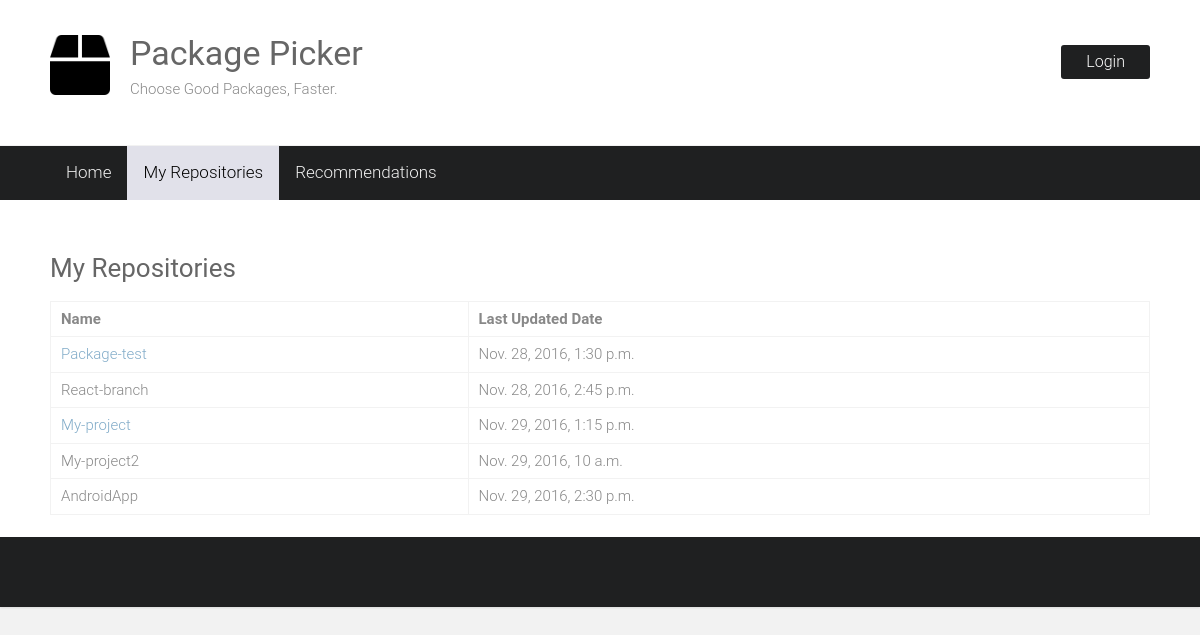
Screenshot of /myrepositories/ with the database file from the repository.
### repositories/models.py (models this page shows)
class Repository(models.Model):
    name = models.CharField(max_length=50)
    updated_date = models.DateTimeField()
    dependencies = models.ManyToManyField('Dependency', blank=True)

### repositories/views.py (the view)
# urls.py: url(r'^myrepositories/', views.my_repositories, name='my_repositories'),
def my_repositories(request):
    repositories = Repository.objects.all()
    return render(request, 'my_repositories.html', {'repositories': repositories})

### repositories/templates/my_repositories.html
{% extends "base.html" %}
{% block content %}
<div>
  <div class="menunav">
      <div class="inner-wrap">
          <a href="/">Home</a>
          <a class="active" href="/myrepositories">My Repositories</a>
          <a href="/recommendations">Recommendations</a>
      </div>
  </div>
  <div class="main-wrapper">
      <div class="single-page clearfix">
          <div class="inner-wrap">
              <h3>My Repositories</h3>
              <div>
                  <table>
                      <tr>
                          <th>Name</th>
                          <th>Last Updated Date</th>
                      </tr>
                  {% for repository in repositories %}
                      <tr>
                      {% if repository.dependencies.all %}
                          <td><a href="{% url 'repository_detail' repository.id %}">
                              {{ repository.name|capfirst }}
                          </a>
                          </td>
                          <td>{{ repository.updated_date }}</td>
                      {% else %}
                          <td>{{ repository.name|capfirst }}</td>
                          <td>{{ repository.updated_date }}</td>
                      {% endif %}
                  {% endfor %}
                  </table>
              </div>
          </div>
      </div>
</div>
{% endblock %}

### repositories/templates/base.html (shortened to what this page needs)
{% load static %}
<html lang="en-US">
    <head>
        <link rel="stylesheet" id="ample-style-css" href="{% static 'style.css' %}" type="text/css" media="all">
    </head>
    <body class="wide">
        <div id="page" class="hfeed site">
            <header>
                <div class="header">
                    <div class="main-head-wrap inner-wrap clearfix">
                        <div id="header-logo-image">
                            <a href="/">
                                <img src="{% static 'images/logo.png' %}" alt="Package Picker">
                            </a>
                        </div>
                        <div id="header-text" class="">
                            <h1 id="site-title">
                                <a href="/" title="Package Picker" rel="home">Package Picker</a>
                            </h1>
                            <p>Choose Good Packages, Faster.</p>
                        </div>
                        <div>
                            <button type="button" onclick="location.href='https://google.com'" style="float: right; margin-top: 15px;">Login</button>
                        </div>
                    </div>
                </div>
            </header>
            <div class="main-wrapper">
            {% block content %}
            {% endblock %}
            </div>
            <footer id="colophon">
            </footer>
        </div>
    </body>
</html>

### static/style.css (style rules this page uses)
html, body, div, span, applet, object, iframe, h1, h2, h3, h4, h5, h6, p, blockquote, pre, a, abbr, acronym, address, big, cite, code, del, dfn, em, font, ins, kbd, q, s, samp, small, strike, strong, sub, sup, tt, var, dl, dt, dd, ol, ul, li, fieldset, form, label, legend, table, caption, tbody, tfoot, thead, tr, th, td { border: 0; font: inherit; font-size: 100%; font-style: inherit; font-weight: inherit; margin: 0; outline: 0; padding: 0; vertical-align: baseline; }
html { overflow-y: scroll; -webkit-text-size-adjust: 100%; -ms-text-size-adjust: 100%; }
article, aside, details, figcaption, figure, footer, header, main, nav, section { display: block; }
h1, h2, h3, h4, h5, h6 { color: #666666; line-height: 1.4; padding-bottom: 15px; font-weight: normal; }
h1 { font-size: 30px; }
h3 { font-size: 26px; }
body, button, input, select, textarea { color: #888888; font-size: 15px; line-height: 1.5; font-family: 'Roboto', sans-serif; font-weight: 300; }
p { color: #888888; font-size: 15px; line-height: 1.5; margin-bottom: 15px; font-weight: 300; }
table { border-collapse: collapse; border-spacing: 0; margin: 0 0 1.5em; width: 100%; }
th { font-weight: bold; }
th, td { border: 1px solid #f2f2f2; padding: 6px 10px; }
caption, th, td { text-align: left; }
body { background: #f2f2f2; }
.ample-button, input[type="reset"], input[type="button"], input[type="submit"], button { -moz-appearance: none !important; -webkit-appearance: none !important; appearance: none !important; color: #FFFFFF; display:inline-block; margin-bottom: 30px; padding: 5px 25px; cursor: pointer; background-color: #1f2021; border: 0px; -webkit-border-radius: 3px; -moz-border-radius: 3px; border-radius: 3px; font-size: 16px; }
a { color: #80abc8; text-decoration: none; -webkit-transition: 0.25s ease-in-out; -moz-transition: 0.25s ease-in-out; transition: 0.25s ease-in-out; -ms-transition: 0.25s ease-in-out; -o-transition: 0.25s ease-in-out; }
img { max-width: 100%; height: auto; vertical-align: top; margin-bottom: 18px; }
a img { border: 0; }
.clearfix:after { visibility: hidden; display: block; font-size: 0; content: " "; clear: both; height: 0; }
.clearfix { display: inline-block; }
.clearfix { display: block; }
.menunav { background-color: #1f2021; overflow: hidden; }
.menunav a { float: left; color: #f2f2f2; text-align: center; padding: 14px 16px; text-decoration: none; font-size: 17px; }
.menunav a.active { background-color: #e1e1ea; color: black; }
body { padding-top: 30px; padding-bottom: 30px; }
body.wide { padding-top: 0; padding-bottom: 0; }
#page { background-color: #ffffff; margin: 0 auto; max-width: 1180px; box-shadow: 0 1px 2px 0 rgba(0, 0, 0, 0.1); }
.wide #page { max-width: 100%; }
.inner-wrap { max-width: 1100px; margin: 0 auto; }
.main-head-wrap { padding: 30px 0; }
.header { border-bottom: 1px solid #f2f2f2; }
#header-logo-image { float: left; padding: 5px 20px 5px 0; max-width: 100%; }
#header-logo-image img { margin-bottom: 0px; max-height: 60px; height: auto; width: auto; }
#header-text { float: left; padding-right: 20px; }
#site-title { padding-bottom: 0; }
#site-title a { color: #666666; font-size: 34px; }
.single-page { margin-top: 50px; }
#colophon { font-size: 14px; clear: both; color: #777; background-color: #1f2021; overflow: hidden; padding: 50px 0 20px; }
#colophon, #colophon p { font-size: 14px; line-height: 1.4; }

### rows the page displays
Repository: name "Package-test", updated_date "Nov. 28, 2016, 1:30 p.m."
Repository: name "React-branch", updated_date "Nov. 28, 2016, 2:45 p.m."
Repository: name "My-project", updated_date "Nov. 29, 2016, 1:15 p.m."
Repository: name "My-project2", updated_date "Nov. 29, 2016, 10 a.m."
Repository: name "AndroidApp", updated_date "Nov. 29, 2016, 2:30 p.m."
